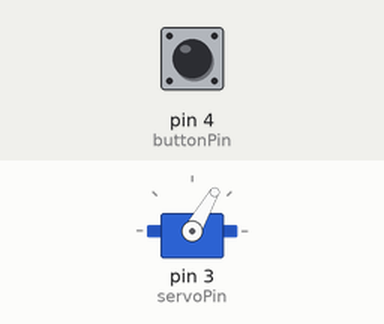
This sketch was run on a simulated Arduino Uno, built with avr-gcc and run on an emulated ATmega328P. Parts: servo. The inputs (shaded band) are chosen by the test bench; at power-on: pin 4 (buttonPin) HIGH. What the sketch prints to the serial monitor is not drawn.

Above: at 1.2 s.
1.3 s: pin 4 (buttonPin) pulled LOW for 3.2 s
At 2.1 s:
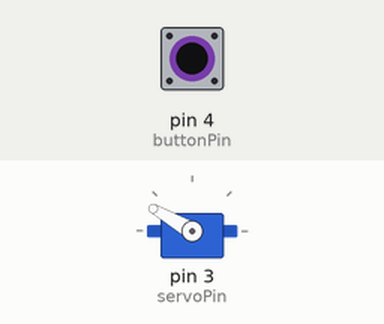
6.0 s: pin 4 (buttonPin) pulled LOW for 0.15 s
At 6.9 s:
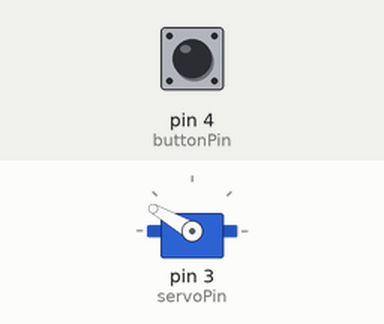
7.6 s: pin 4 (buttonPin) pulled LOW for 1 s
At 8.1 s:
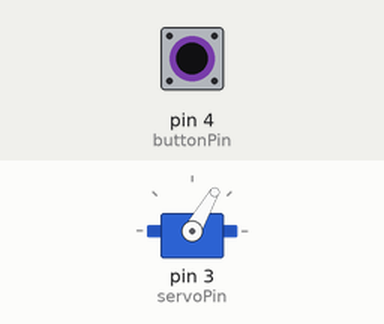
Timing chart, 0 to 10.6 s (numbered marks = the images above; inputs shaded):
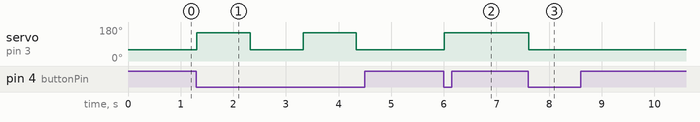

Measured:
- after the input at 1.3 s, servo on pin 3 (servoPin): alternates 150° for 1.0 s and 60° for 1.0 s, starting at once
- after the input at 6.0 s, servo on pin 3 (servoPin): 60° → 150° at once
- after the input at 7.6 s, servo on pin 3 (servoPin): 150° → 60° at once

The sketch:

Servo_Control.ino
```cpp
//130 degress = off. Directly infront of lens
//170 degrees = lens exposed.

const int OpenAngle = 60;
const int ClosedAngle = 150;
// Include the Servo library
#include <Servo.h>
// Declare the Servo pin
int servoPin = 3;
int buttonPin=4;
// Create a servo object
Servo Servo1;

void setup()
{ // We need to attach the servo to the used pin number
  Servo1.attach(servoPin);
  Serial.begin(9600);
  Serial.println("Servo Control");
  Servo1.write(OpenAngle);
  pinMode(buttonPin,INPUT_PULLUP);
}

int buttonopen=1;
void loop()
{
  if (Serial.available()>0)
  {
    int open = Serial.parseInt();
    //Servo1.write(open);
    if (open)
    {// Make servo go to angle typed
      Servo1.write(OpenAngle);
    } else
    {
      Servo1.write(ClosedAngle);
    }
    while (Serial.available()) Serial.read();
  }
  if (!digitalRead(buttonPin))
  {
    delay(10);
     buttonopen=1-buttonopen;
    if (buttonopen)
    {// Make servo go to angle typed
      Servo1.write(OpenAngle);
    } else
    {
      Servo1.write(ClosedAngle);
    }
    delay(1000);
  }

}
```
